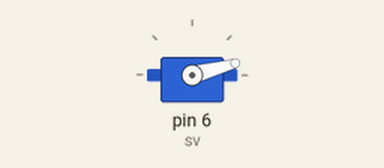
Recording of a sketch running on a simulated Arduino Uno, built with avr-gcc and run on an emulated ATmega328P. Parts: servo.

Above: at 0.05 s.
At 0.65 s:
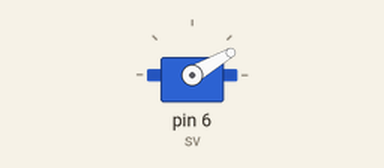
At 1.25 s:
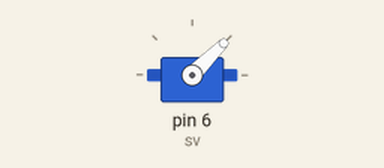
At 2.5 s:
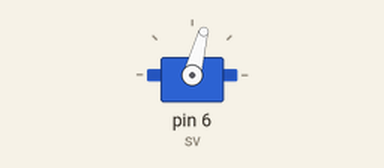
Timing chart, 0 to 5.8 s (numbered marks = the images above):
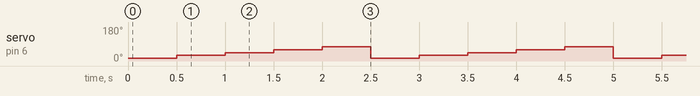

Measured:
- by itself, servo on pin 6 (sv): repeats every 2.5 s: 45° 0.50 s, 60° 0.50 s, 75° 0.50 s, 15° 0.50 s, 30° 0.50 s

The sketch:

for.ino
```cpp
#include <Servo.h>
Servo sv;
void setup() {
  sv.attach(6);
}

void loop() {
  for (int i=1;i<=5;i++){
    sv.write(15*i);
    delay(500);
  }

}
```
